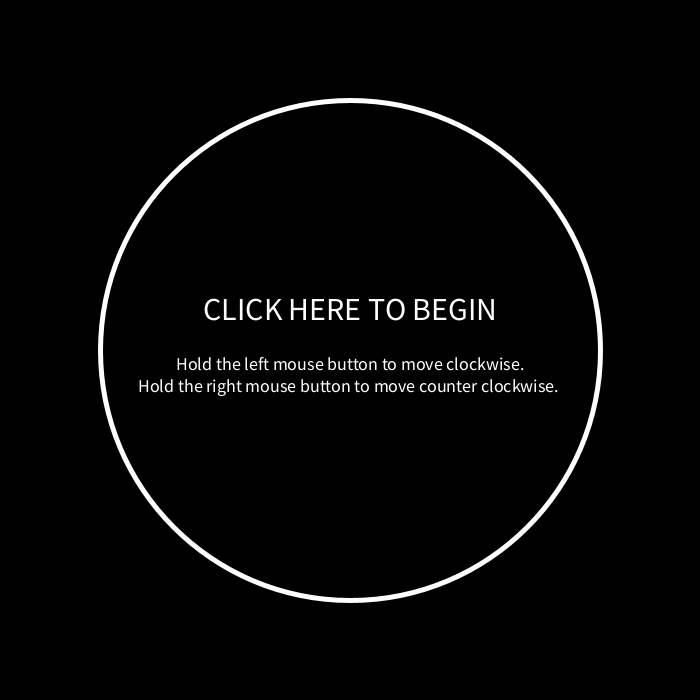
Frame 1 (no input)
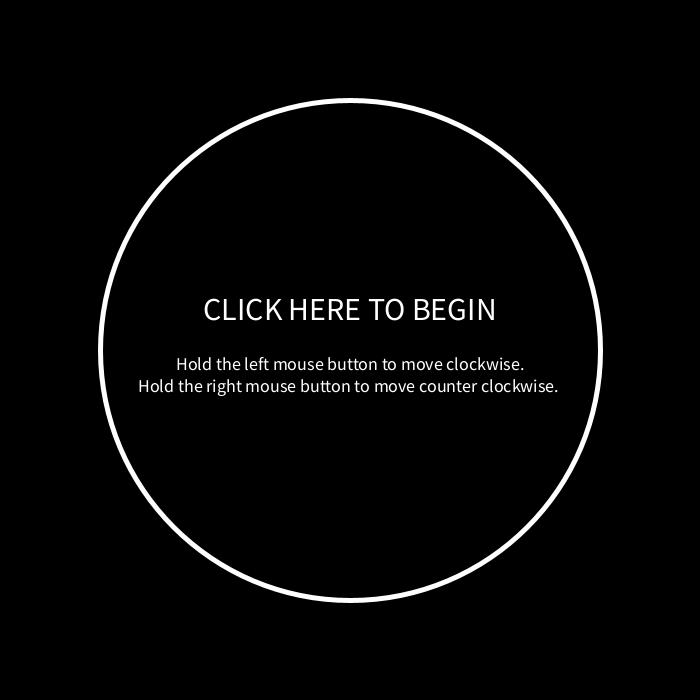
Frame 60 (the mouse pressed at the canvas centre just before this capture)
Frame 120 (the mouse held since frame 60 and released just before this capture): identical to frame 60, image omitted

The Processing sketch that drew these frames (run headless with seeded random() and noise(); from frame 60 on, the mouse is pressed at the canvas centre):

// Processing sketch: processing_150010
// ── processing_150010.pde

//Mira A | PONG | CP1 | Mods 16/17

//The ball is named "circle".
Ball circle;
//The paddle is named "san".
Paddle san;
//At startup, the start screen is shown. It is shown again when the ball goes beyond certain boundaries of the screen.
boolean showstart = true;

void setup()
{
  //Self explanatory.
  size (700, 700);
  smooth();
  //"circle" is a new Ball.
  circle = new Ball();
  //"san" is a new Paddle.
  san = new Paddle();
}

void draw()
{
  //If the boolean "showstart" is true, the start screen is shown. It instructs the player to click the text "CLICK HERE TO BEGIN" to start playing.
  if (showstart == true)
  {
    background(0);
    //Pertaining to the "CLICK HERE TO BEGIN" text.
    textSize(32);
    stroke(255);
    textAlign(CENTER);
    text("CLICK HERE TO BEGIN", 350, 320);
    //Pertaining to the instructions. 
    textSize(18);
    text("Hold the left mouse button to move clockwise.\nHold the right mouse button to move counter clockwise. ", 350, 370);
    //Decoration.
    noFill();
    strokeWeight(5);
    ellipse(350, 350, 500, 500);
    //User input will cause the game to begin.
    if (mouseX < 550 && mouseX > 150 && mouseY < 350 && mouseY > 280)
    {
      if (mousePressed == true)
      {
        showstart = false;
      }
    }
  }
  //If the boolean "showstart" is false, the start screen is not shown, and a game is in session.
  else if (showstart == false)
  {
    background(0);
    //Larger, grey circle.
    fill(200);
    ellipse(350, 350, 60, 60);
    //Smaller, white circle.
    fill(255);
    ellipse(350, 350, 50, 50);
    //Pertaining to the paddle "san".
    san.input();
    san.pshow();
    //Pertaining to the ball "circle".
    circle.move();
    circle.lose();
    circle.show();
  }
}

class Ball
{
  //"ballx" >> x location of ball.
  //"bally" >> y location of ball.
  //"a" >> Horizontal movement speed, to the right.
  //"b" >> Horizontal movement speed, to the left.
  //"c" >> Vertical movement speed, upwards.
  //"d" >> Vertical movement speed, downwards.
  int ballx, bally, a, b, c, d;
  //If "ballr" is true, the ball is traveling towards the right. If not, towards the left.
  //If "ballu" is true, the ball is traveling upwards. If not, downwards.
  boolean ballr, ballu;
  Ball()
  {
    //Starting location of ball.
    ballx = 350;
    bally = 350;
    //Starting direction of ball.
    ballr = false;
    ballu = false;
    //Starting movement speed.
    a = 3;
    b = 3;
    c = 3;
    d = 3;
  }
  //"move" directs the ball's movement according to whether ballr and/or ballu are true or false.
  void move()
  {
    //To the right.
    if (ballr == true)
    {
      ballx = ballx + a;
    }
    //To the left.
    else 
    {
      ballx = ballx - b;
    }
    //Upwards.
    if (ballu  == true)
    {
      bally = bally - c;
    }
    //Downwards.
    else
    {
      bally = bally + d;
    }
  }
  //"bounce" directs the ball's activity when bouncing off of a surface.
  void bounce()
  {
    //If an area to the immediate left of the ball is not black in colour, the ball will move towards the right, and movement speeds will randomize.
    if (get(ballx-14, bally)!=color(0))
    {
      ballr = true;
      a = int(random(2, 5));
      b = int(random(2, 5));
      c = int(random(2, 5));
      d = int(random(2, 5));
    }
    //If an area to the immediate right of the ball is not black in colour, the ball will move towards the left, and movement speeds will randomize.
    else if (get(ballx + 14, bally) != color (0))
    {
      ballr = false;
      a = int(random(2, 5));
      b = int(random(2, 5));
      c = int(random(2, 5));
      d = int(random(2, 5));
    }
    //If an area above the ball is not black in colour, the ball will move downwards, and movement speeds will randomize.
    if (get(ballx, bally-14)!=color(0))
    {
      ballu = false;
      a = int(random(2, 5));
      b = int(random(2, 5));
      c = int(random(2, 5));
      d = int(random(2, 5));
    }
    //If an area below the ball is not black in colour, the ball will move upwards, and movement speeds will randomize.
    else if (get(ballx, bally+14)!=color(0))
    {
      ballu = true;
      a = int(random(2, 5));
      b = int(random(2, 5));
      c = int(random(2, 5));
      d = int(random(2, 5));
    }
  }
  //"show" codes for the appearance and location of the ball.
  void show()
  {
    noStroke();
    fill(255);
    ellipse(ballx, bally, 15, 15);
  }
  //If the ball goes beyond certain boundaries of the screen, the start screen will be shown. "bounce" is located in the else statement, as the ball should not bounce off the edge
  //of the screen after the player has lost. Initial location of the ball is also reset.
  void lose()
  {
    if (ballx < 30 || ballx > 670 || bally < 30 || bally > 670)
    {
      showstart = true;
      ballx = 350;
      bally = 350;
    }
    else 
    {
      bounce();
    }
  }
}

class Paddle
{
  //"go" assists in the movement of the paddle.
  float go;
  Paddle()
  {
    //Beginning value of "go".
    go = 0;
  }
  //If the left mouse button is pressed, the paddle will move clockwise. If the right mouse button is pressed, counterclockwise.
  void input()
  {
   if (mousePressed == true)
   {
    if (mouseButton == LEFT)
    {
      go = go + 0.05;
    }
    else if (mouseButton == RIGHT)
    {
      go = go - 0.05;
    }
    }
  }
  //"pshow" codes for the appearance and location of the paddle.
  void pshow()
  {
    //Larger, grey part of paddle.
    strokeWeight(10);
    stroke(200);
    noFill();
    arc(350, 350, 500, 500, HALF_PI + go, PI-1 + go);
    //Smaller, white part of paddle.
    strokeWeight(5);
    stroke(255);
    arc(350, 350, 500, 500, HALF_PI + go, PI-1 + go);
  }
}
